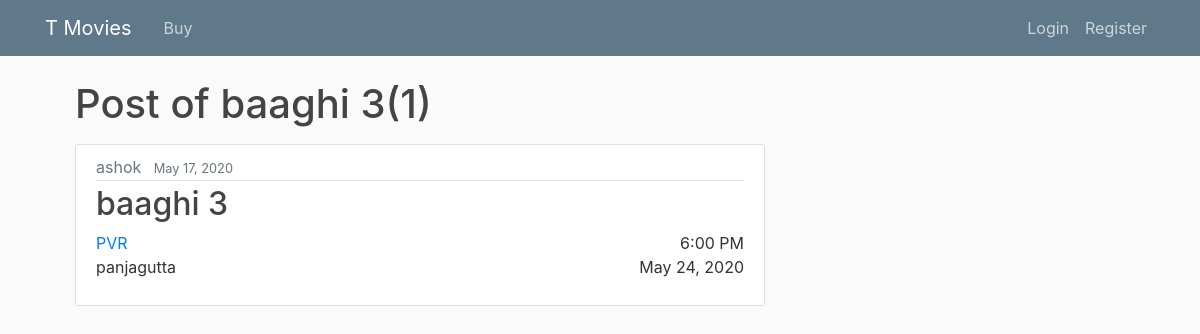
The page /movie/baaghi 3 on the database its author committed.
### post/models.py (models this page shows, shortened)
class Post(models.Model):
    movie= models.CharField(max_length=100)
    date_posted = models.DateTimeField(default=timezone.now)
    release_date=models.DateTimeField(blank=True,null=True)
    show_date=models.DateTimeField()
    cost=models.IntegerField()
    no_tickets=[
        ('1','1'),
        ('2','2'),
        ('3','3'),
        ('4','4'),
        ('5','5'),
        ('6','6'),
    ]
    tickets=models.CharField(max_length=10,choices=no_tickets,default='two')
    seatNo=models.CharField(max_length=100)
    theater=models.CharField(max_length=100)
    district_choice=[
        ('adilabad','Adilabad'),
        ('kothagudem','Kothagudem'),
        ('hyderabad','Hyderabad'),
        ('jagitial','Jagitial'),
        ('bhupalpalle','Bhupalpalle'),
        ('gadwal','Gadwal'),
        ('kamareddy','Kamareddy'),
        ('karimnagar','Karimnagar'),
        ('khammam','Khammam'),
        ('komaram bheem','Komaram Bheem'),
        ('mahabubabad','Mahabubabad'),
        ('mahabubnagar','Mahabubnagar'),
        ('mancherial','Mancherial'),
        ('medak','Medak'),
        ('medchal','Medchal'),
        ('mulugu','Mulugu'),
        ('nagarkurnool','Nagarkurnool'),
        ('narayanpet','Narayanpet'),
        ('nalgonda','Nalgonda'),
        ('nirmal','Nirmal'),
        ('nizamabad','Nizamabad'),
        ('peddapalli','Peddapalli'),
        ('sircilla','Sircilla'),
        ('ranga Reddy','Ranga Reddy'),
        ('sangareddy','Sangareddy'),
        ('siddipet','Siddipet'),
        ('suryapet','Suryapet'),
        ('vikarabad','Vikarabad'),
        ('wanaparthy','Wanaparthy'),
        ('warangal','Warangal'),
        ('yadadri bhuvanagiri','Yadadri Bhuvanagiri'),
    ]
    district=models.CharField(max_length=20,choices=district_choice,default='hyderabad')
    theater_location=models.TextField()
    cast=models.CharField(max_length=100)
    language_Choice=[
        ('Telugu','Telugu'),
        ('Hindi','Hindi'),
        ('English','English'),
        ('Malayalam','Malayalam'),
        ('kannada','kannada'),
    ]
    language=models.CharField(max_length=10, choices=language_Choice,default='Telugu')
    movie_Type=[
        ('2d','2D'),
        ('3d','3D'),
        ('imax2d','IMAX 2D'),
        ('imax3d','IMAX 3D'),
        ('4dx','4DX'),
        ('4dx3d','4DX 3D'),
        ('mx4d','MX4D'),
    ]
    movie_type=models.CharField(max_length=7, choices=movie_Type,default='2d')
    seller=models.ForeignKey(User,on_delete=models.CASCADE)
    def __str__(self):
        return self.movie

### post/views.py (the view)
class MoviePostListView(ListView):
    model= Post
    template_name='post/movie_post.html'
    context_object_name='posts'
    paginate_by=1
    def get_queryset(self):
        movie=get_object_or_404(Post,movie=self.kwargs.get('movie'))
        return Post.objects.filter(movie=movie).order_by('-date_posted')

### post/templates/post/movie_post.html (shortened to what this page needs)
{% extends "post/base.html" %}
{% block content %}
    <h1 class='mb-3'>Post of {{view.kwargs.movie}}({{page_obj.paginator.count}})</h1>
    {% for post in posts %}
        <article class="media content-section">
            <div class="media-body">
                <div class="article-metadata">
                    <a class="text-muted mr-2" href="{%url 'user_posts' post.seller.username %}">{{ post.seller }}</a>
                    <small class="text-muted">{{ post.date_posted|date:"N d, Y" }}</small>
                </div>
                <h2><a class="article-title" href="{%url 'movie_posts' post.movie %}">{{ post.movie }}</a></h2>
                <div class="float-right">{{post.show_date|time:"g:i A"}}</div>
                <a class="article-content" href="#">{{ post.theater }}</a>
                <br>
                <div class="float-right">{{post.show_date|date:"N d, Y"}}</div>
                <p class="article-content">{{ post.theater_location }}</p>
            </div>
        </article>
    {% endfor %}
{% endblock content %}

### post/static/post/main.css (style rules this page uses)
body { background: #fafafa; color: #333333; margin-top: 5rem; }
h1, h2, h3, h4, h5, h6 { color: #444444; }
.content-section { background: #ffffff; padding: 10px 20px; border: 1px solid #dddddd; border-radius: 3px; margin-bottom: 10px; }
.article-title { color: #444444; }
.article-content { white-space: pre-line; }
.article-metadata { padding-bottom: 1px; margin-bottom: 4px; border-bottom: 1px solid #e3e3e3; }

### rows shown on the page
Post: kwargs.movie "baaghi 3", seller "ashok", date_posted "May 17, 2020", movie "baaghi 3", show_date "6:00 PM", theater "PVR", show_date "May 24, 2020", theater_location "panjagutta"

### other values the page prints
{{ page_obj.paginator.count }} "1"
